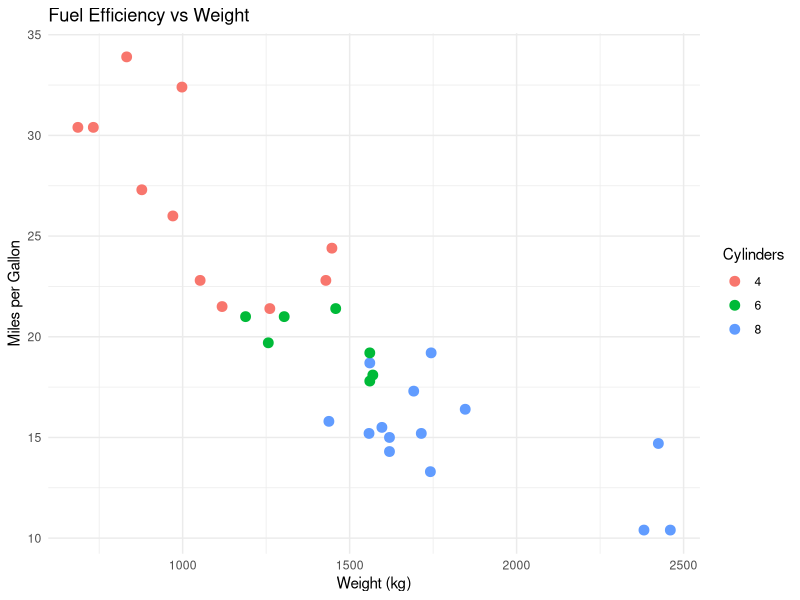

Here is the R script that generated this plot:
# Load tidyverse
library(tidyverse)

# 1. View the dataset
glimpse(mtcars)

# 2. Add a new column: weight in kg (wt is in 1000 lbs)
mtcars <- mtcars %>%
  mutate(wt_kg = wt * 453.592)

# 3. Filter for cars with mpg > 20
high_mpg <- mtcars %>%
  filter(mpg > 20)

# 4. Summarize average mpg by number of cylinders
mtcars %>%
  group_by(cyl) %>%
  summarize(
    avg_mpg = mean(mpg),
    count = n()
  )

# 5. Plot: MPG vs Weight (with color = number of cylinders)
ggplot(mtcars, aes(x = wt_kg, y = mpg, color = factor(cyl))) +
  geom_point(size = 3) +
  labs(
    title = "Fuel Efficiency vs Weight",
    x = "Weight (kg)",
    y = "Miles per Gallon",
    color = "Cylinders"
  ) +
  theme_minimal()
